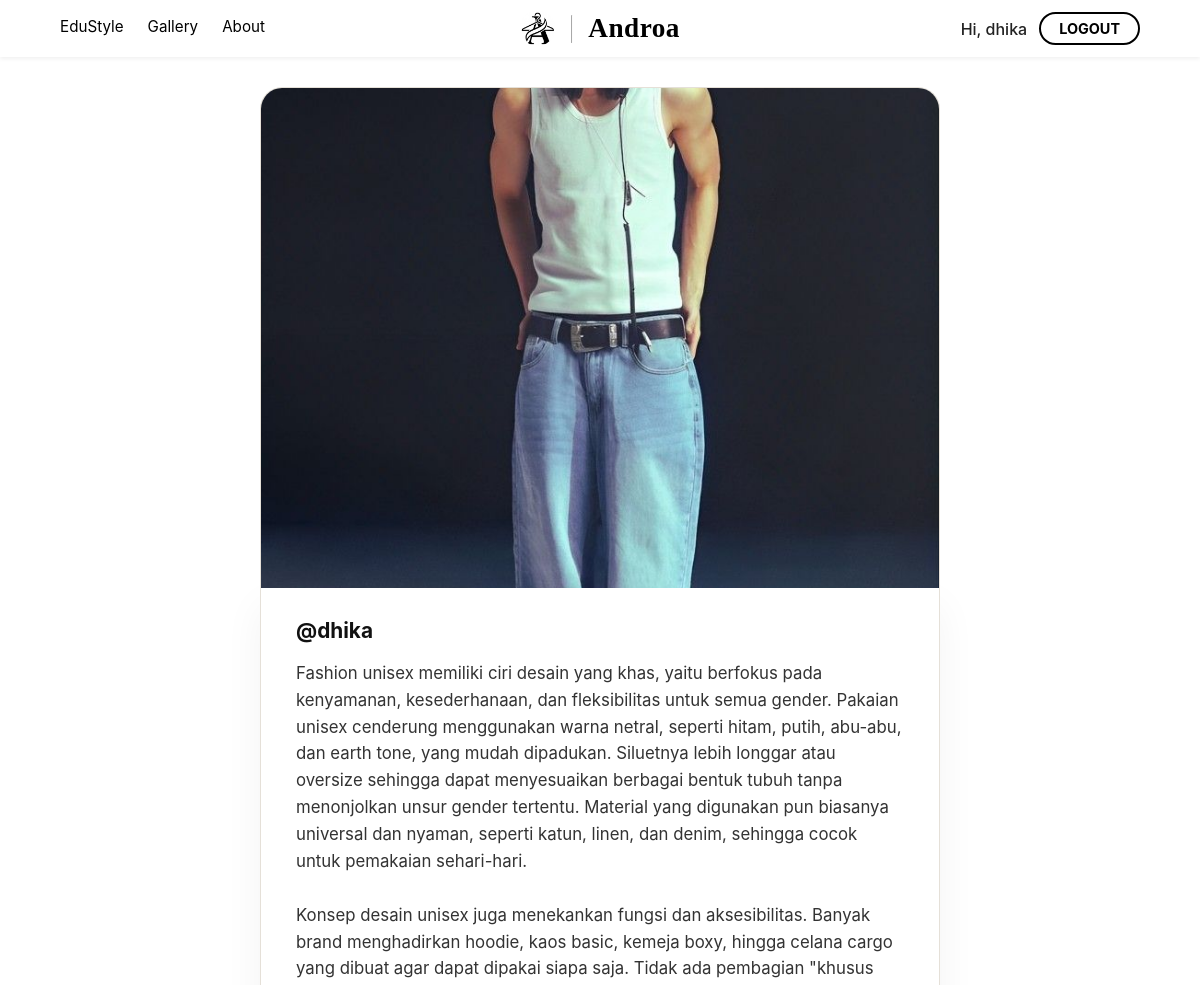
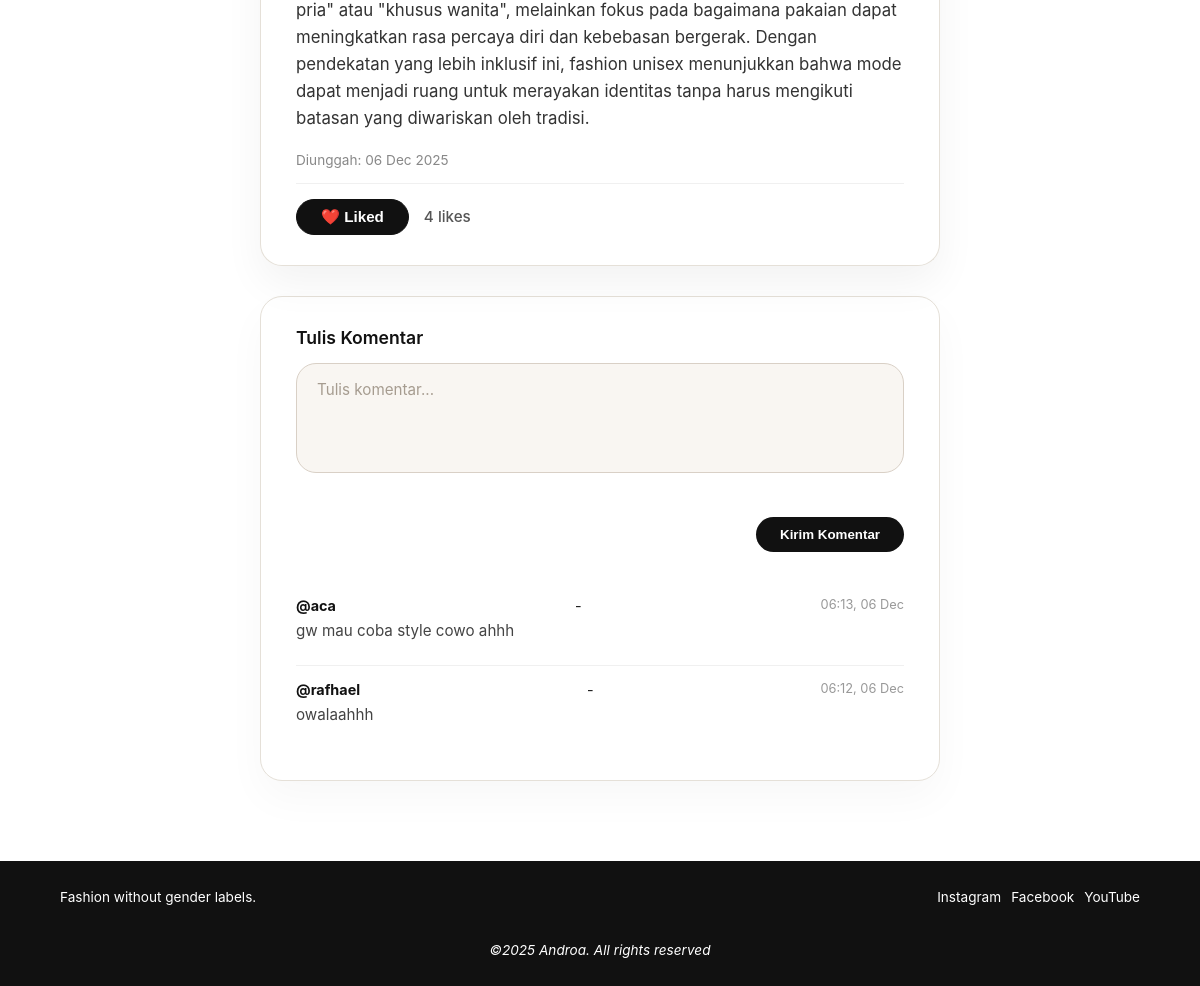
/Androa-Doang/pages/user/detail-artikel.php?article_id=15 (signed in), run on the app's committed database (2 pictures, top to bottom).
### tables this page shows
CREATE TABLE `articles` (
  `article_id` int(11) NOT NULL,
  `author_id` int(11) NOT NULL,
  `title` varchar(255) NOT NULL,
  `content` longtext NOT NULL,
  `image_path` varchar(255) DEFAULT NULL,
  `status` enum('draft','published','archived') NOT NULL DEFAULT 'draft',
  `views` int(11) NOT NULL DEFAULT 0,
  `created_at` timestamp NOT NULL DEFAULT current_timestamp(),
  `updated_at` timestamp NOT NULL DEFAULT current_timestamp() ON UPDATE current_timestamp()
);

CREATE TABLE `users` (
  `user_id` int(11) NOT NULL,
  `username` varchar(50) NOT NULL,
  `email` varchar(100) NOT NULL,
  `password` varchar(255) NOT NULL,
  `full_name` varchar(100) DEFAULT NULL,
  `bio` text DEFAULT NULL,
  `avatar_path` varchar(255) DEFAULT '/assets/profile-default.jpg',
  `role` enum('guest','user','admin') NOT NULL DEFAULT 'user',
  `is_active` tinyint(1) NOT NULL DEFAULT 1,
  `created_at` timestamp NOT NULL DEFAULT current_timestamp()
);

CREATE TABLE `comments` (
  `comment_id` int(11) NOT NULL,
  `user_id` int(11) DEFAULT NULL,
  `post_type` enum('article','gallery') NOT NULL,
  `guest_name` varchar(50) DEFAULT NULL,
  `content` text NOT NULL,
  `is_moderated` tinyint(1) NOT NULL DEFAULT 0,
  `created_at` timestamp NOT NULL DEFAULT current_timestamp(),
  `post_id` int(11) DEFAULT NULL,
  `article_id` int(11) DEFAULT NULL
);

### Androa-Doang/pages/user/detail-artikel.php (the view, shortened to what this page needs)
<?php
include '../../db_connect.php';
$article_id = $_GET['article_id'] ?? null;
$user_id = $_SESSION['user_id'];
$article_id = $conn->real_escape_string($article_id);
$post_type = 'article';
$sql_article = "SELECT a.*, u.username, u.avatar_path
                FROM articles a
                JOIN users u ON a.author_id = u.user_id
                WHERE a.article_id = '$article_id' AND a.status = 'published' LIMIT 1";
$result_article = $conn->query($sql_article);
$article_data = $result_article->fetch_assoc();
$check_like = "SELECT * FROM likes WHERE user_id = '$user_id' AND post_type = '$post_type' AND article_id = '$article_id'";
$res_check = mysqli_query($conn, $check_like);
$is_liked = mysqli_num_rows($res_check) > 0;
$sql_count_like = "SELECT COUNT(*) AS total_likes FROM likes
                   WHERE post_type = '$post_type' AND article_id = '$article_id'";
$total_likes = $conn->query($sql_count_like)->fetch_assoc()['total_likes'];
$sql_comments = "SELECT c.*, u.username, u.avatar_path
                 FROM comments c
                 LEFT JOIN users u ON c.user_id = u.user_id
                 WHERE c.post_type = '$post_type' AND c.article_id = '$article_id'
                 ORDER BY c.created_at DESC";
$result_comments = $conn->query($sql_comments);
include '../../components/header_user.php';
?>
<link rel="stylesheet" href="user.css">
<body class="detail-artikel-user">
<main class="gallery-detail-main">
    <div class="article-image-container">
        <?php $img = !empty($article_data['image_path']) ? "../../Asset/" . $article_data['image_path'] : "../../Asset/default-article.jpg"; ?>
        <img src="<?= $img; ?>" alt="Artikel Image" class="article-img">
    </div>
    <div class="article-info">
        <h3>@<?= htmlspecialchars($article_data['username']); ?></h3>
        <p class="article-text"><?= $article_data['content']; ?></p>
        <p class="article-date">
            Diunggah: <?= date('d M Y', strtotime($article_data['created_at'])); ?>
        </p>
        <div class="like-section">
            <button
                id="like-button"
                class="like-btn <?= $is_liked ? 'liked' : ''; ?>"
                onclick="toggleLikeDetail(this, '<?= $post_type; ?>', <?= $article_id; ?>)"
            >
                <?= $is_liked ? '❤️ Liked' : '♡ Like'; ?>
            </button>
            <span id="like-count" class="like-count"><?= $total_likes; ?> likes</span>
        </div>
    </div>
    <section class="comment-section">
        <h3>Tulis Komentar</h3>
        <form action="process_comment.php" method="POST">
            <textarea name="content" rows="4" placeholder="Tulis komentar..." required></textarea>
            <br>
            <button type="submit" class="primary-btn">
                Kirim Komentar
            </button>
        </form>
        <div class="comment-list">
            <?php if ($result_comments && $result_comments->num_rows > 0): ?>
                <?php while ($comment = $result_comments->fetch_assoc()): ?>
                    <div class="comment-item">
                        <div class="comment-header">
                            <strong>@<?= htmlspecialchars($comment['username']); ?></strong> -
                            <span>
                                <?= date('H:i, d M', strtotime($comment['created_at'])); ?>
                            </span>
                        </div>
                        <p><?= htmlspecialchars($comment['content']); ?></p>
                    </div>
                <?php endwhile; ?>
            <?php else: ?>
                <p>
                    Belum ada komentar. Jadilah yang pertama!
                </p>
            <?php endif; ?>
        </div>
    </section>
</main>
</body>
<?php
include '../../components/footer.php';
?>

### Androa-Doang/components/components.css (style rules this page uses)
body { font-family: var(--font-sans); color: #222; margin: 0; padding: 0; }

### Androa-Doang/pages/user/user.css (style rules this page uses)
body.detail-artikel-user .gallery-detail-main { max-width: 680px; margin: 30px auto 80px; padding: 0 5%; display: flex; flex-direction: column; }
body.detail-artikel-user .article-image-container { background: #FFFFFF; border-radius: 22px 22px 0 0; overflow: hidden; border: 1px solid #E5E0D8; border-bottom: none; padding: 0; margin: 0; }
body.detail-artikel-user .article-img { width: 100%; max-height: 500px; object-fit: cover; display: block; }
body.detail-artikel-user .article-info { background: #FFFFFF; border-radius: 0 0 22px 22px; padding: 30px 35px; border: 1px solid #E5E0D8; border-top: none; box-shadow: 0 18px 40px rgba(0, 0, 0, 0.05); margin-bottom: 30px; position: relative; }
body.detail-artikel-user .article-info h3 { font-size: 1.3rem; font-weight: 700; color: #111; margin: 0 0 15px; display: flex; align-items: center; }
body.detail-artikel-user .article-text { font-size: 1.05rem; line-height: 1.6; color: #333; white-space: pre-wrap; margin-bottom: 20px; }
body.detail-artikel-user .article-date { font-size: 0.85rem; color: #888; border-bottom: 1px solid #F0F0F0; padding-bottom: 15px; margin-bottom: 15px; }
body.detail-artikel-user .like-section { display: flex; align-items: center; gap: 15px; }
body.detail-artikel-user .like-btn { background: transparent; border: 1px solid #111; padding: 8px 24px; border-radius: 999px; font-size: 0.95rem; font-weight: 600; cursor: pointer; transition: all 0.2s ease; color: #111; display: flex; align-items: center; gap: 8px; }
body.detail-artikel-user .like-btn.liked { background: #111; border-color: #111; color: #fff; }
body.detail-artikel-user .like-count { font-size: 0.95rem; color: #555; font-weight: 500; }
body.detail-artikel-user .comment-section { background: #FFFFFF; border-radius: 22px; padding: 30px 35px; border: 1px solid #E5E0D8; box-shadow: 0 18px 40px rgba(0, 0, 0, 0.03); }
body.detail-artikel-user .comment-section h3 { margin-top: 0; margin-bottom: 15px; font-size: 1.1rem; font-weight: 600; color: #111; }
body.detail-artikel-user .comment-section form { margin-bottom: 30px; display: flex; flex-direction: column; gap: 12px; }
body.detail-artikel-user .comment-section textarea { width: 100%; padding: 16px 20px; border-radius: 20px; background: #f9f6f2; border: 1px solid #d9d0c6; font-family: inherit; font-size: 0.95rem; color: #222; resize: none; outline: none; transition: all 0.2s ease; min-height: 100px; box-sizing: border-box; }
body.detail-artikel-user .comment-section textarea::placeholder { color: #a69c90; }
body.detail-artikel-user .comment-section .primary-btn { align-self: flex-end; padding: 10px 24px; border-radius: 999px; background: #111; color: #fff; border: none; font-weight: 600; cursor: pointer; transition: transform 0.2s; }
body.detail-artikel-user .comment-list { margin-top: 20px; }
body.detail-artikel-user .comment-item { padding: 15px 0; border-bottom: 1px solid #F0F0F0; }
body.detail-artikel-user .comment-item:last-child { border-bottom: none; }
body.detail-artikel-user .comment-header { display: flex; justify-content: space-between; margin-bottom: 6px; font-size: 0.9rem; }
body.detail-artikel-user .comment-header strong { color: #111; }
body.detail-artikel-user .comment-header span { color: #999; font-size: 0.8rem; }
body.detail-artikel-user .comment-item p { margin: 0 0 8px; color: #444; line-height: 1.5; font-size: 0.95rem; }

### data on the page
articles: image_path (picture), author.username "dhika", content "Fashion unisex memiliki ciri desain yang khas, yaitu berfokus pada kenyamanan, kesederhanaan, dan fleksibilitas untuk semua gender. Pakaian unisex cenderung menggunakan warna netral, seperti hitam, putih, abu-abu, dan earth tone, yang mudah dipadukan. Siluetnya lebih longgar atau oversize sehingga dapat menyesuaikan berbagai bentuk tubuh tanpa menonjolkan unsur gender tertentu. Material yang digunakan pun biasanya universal dan nyaman, seperti katun, linen, dan denim, sehingga cocok untuk pemakaian sehari-hari. Konsep desain unisex juga menekankan fungsi dan aksesibilitas. Banyak brand menghadirkan hoodie, kaos basic, kemeja boxy, hingga celana cargo yang dibuat agar dapat dipakai siapa…", created_at "06 Dec 2025"
comments: user.username "aca", created_at "06:13, 06 Dec", content "gw mau coba style cowo ahhh"
comments: user.username "rafhael", created_at "06:12, 06 Dec", content "owalaahhh"

### other printed values
$_SESSION['user_username'] "dhika"
$total_likes "4"
